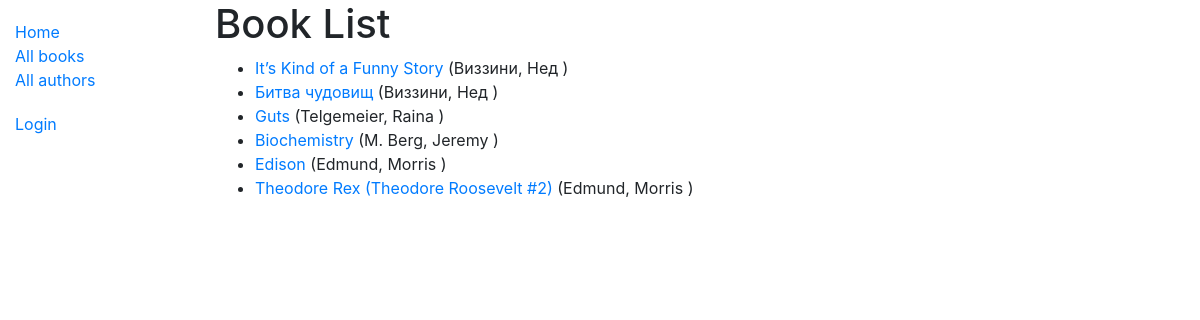
/catalog/books/, run on the app's committed database.
### catalog/models.py (models this page shows, shortened)
class Book(models.Model):
    title = models.CharField(max_length=200)
    author = models.ForeignKey('Author', on_delete=models.SET_NULL, null=True)
    summary = models.TextField(max_length=1000, help_text='Enter a brief description of the book')
    isbn = models.CharField('ISBN', max_length=13, help_text='13 Character <a href="https://www.isbn-international.org/content/what-isbn">ISBN number</a>')
    genre = models.ManyToManyField(Genre, help_text='Select a genre for this book')
    language = models.ForeignKey('Language', on_delete=models.SET_NULL, null=True)
    def get_absolute_url(self):
        return reverse('book-detail', args=[str(self.id)])
    def display_genre(self):
        """Create a string for the Genre. This is required to display genre in Admin."""
        return ', '.join(genre.name for genre in self.genre.all()[:3])
    display_genre.short_description = 'Genre'

class Author(models.Model):
    first_name = models.CharField(max_length=100)
    last_name = models.CharField(max_length=100)
    date_of_birth = models.DateField(null=True, blank=True)
    date_of_death = models.DateField('Died', null=True, blank=True)
    class Meta:
        ordering = ['last_name', 'first_name']
    def __str__(self):
        return f'{self.last_name}, {self.first_name} '

### catalog/views.py (the view)
# urls.py: path('books/', views.BookListView.as_view(), name='books'),
class BookListView(generic.ListView):
	model = Book
	paginate_by = 10

### catalog/templates/catalog/book_list.html
{% extends "base_generic.html" %}
{% block content %}
  <h1>Book List</h1>
  {% if book_list %}
  <ul>
    {% for book in book_list %}
      <li>
        <a href="{{ book.get_absolute_url }}">{{ book.title }}</a> ({{book.author}})
      </li>
    {% endfor %}
  </ul>
  {% else %}
    <p>There are no books in the library.</p>
  {% endif %}
{% endblock %}

### data on the page
Book: title "It’s Kind of a Funny Story", author "Виззини, Нед"
Book: title "Битва чудовищ", author "Виззини, Нед"
Book: title "Guts", author "Telgemeier, Raina"
Book: title "Biochemistry", author "M. Berg, Jeremy"
Book: title "Edison", author "Edmund, Morris"
Book: title "Theodore Rex (Theodore Roosevelt #2)", author "Edmund, Morris"
